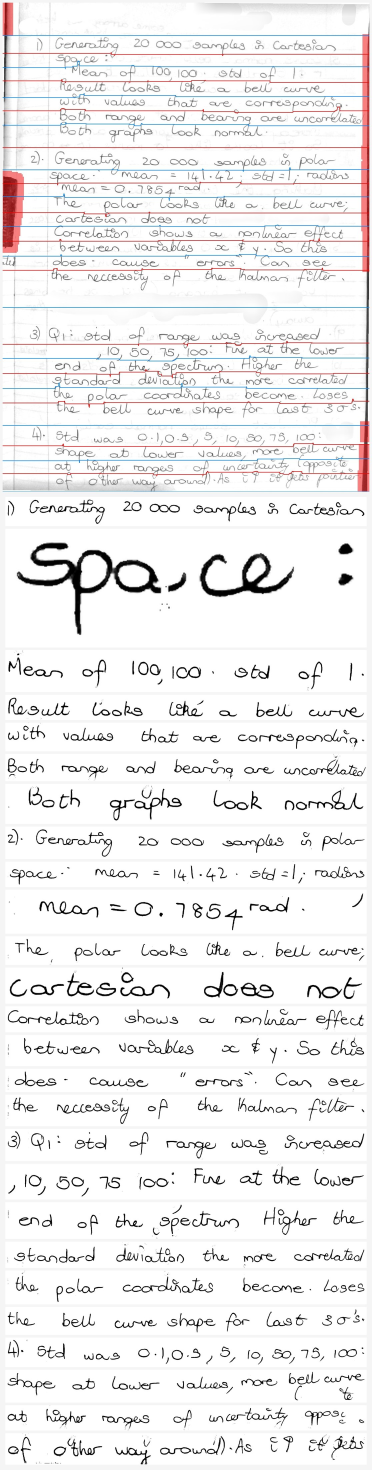
#> input picture Report/FullPipelineRun/images/seg_abhinav.jpg, 1116 x 4410 px (shown at 1/3 size); its folder holds only this picture in this run
$ python -i test_folder_150_alignment.py   (imports and definitions only)
#> lines starting #> are read from the running program, lines starting #| are printed output that depends on the picture; after the words box and inside, x2 and y2 are one past the last pixel; in counts of white or black regions, pixels touching at a corner belong together
"""
PROOF-OF-CONCEPT: no-LLM, width-based forced alignment between the known
printed-header words and each line's DETECTED WORD RUNS (ink blobs
separated by word-sized gaps -- same detection already used by
CountWordsFromInkColumns), instead of the old "estimate a word COUNT per
line, then hand out words proportionally" approach.

WHY THIS SHOULD BE BETTER THAN THE COUNT-BASED SPLITTER
---------------------------------------------------------
The old method (CountWordsFromInkColumns + SplitWordsIntoLines) throws away
information: it reduces each line down to a single integer (how many word
gaps it found), then distributes words across lines using ratios of those
integers. Two different lines that "look like 9 words" get treated
identically even if their actual ink widths are quite different.

This version keeps the actual per-run PIXEL WIDTHS (not just counts) and
aligns them against the known words' WIDTHS (estimated from character
count, calibrated per page) using a small dynamic-programming forced
alignment -- the same kind of technique used to align text to audio/ink
when the transcript is known but the segmentation isn't. It allows for
the run detector occasionally over-splitting a word (2 runs matched to 1
word) or under-splitting two touching words (1 run matched to 2 words),
which a pure per-line proportional split can't correct for at all.

NO OCR of handwriting, NO vision LLM calls anywhere in this script --
100% local, deterministic, and free. The only OCR involved is on the
clean PRINTED header text, which is reliable already.

WHAT THIS SCRIPT DOES
----------------------
Runs this alignment method on author folder 150 (the one hand-verified
folder), and directly compares its generated line text against the
hand-verified _labels.txt for every page -- exact line match count, plus
a word-level diff for any line that doesn't match exactly. Fully
read-only, writes no label files anywhere.

Usage:
    python test_folder_150_alignment.py
"""

import os
import re
from pathlib import Path

import numpy as np
from PIL import Image
import pytesseract

if os.name == 'nt':
    pytesseract.pytesseract.tesseract_cmd = r'C:\Program Files\Tesseract-OCR\tesseract.exe'


# =====================================================================
# Shared low-level pieces (same as FullLineBoxMaker.py)
# =====================================================================
def OtsuThreshold(grayImg):
    hist, _ = np.histogram(grayImg, bins=256, range=(0, 256))
    total = grayImg.size
    currentMax, bestThresh, sumB, sum1, wB = 0, 0, 0, np.dot(np.arange(256), hist), 0
    for t in range(256):
        wB += hist[t]
        if wB == 0: continue
        wF = total - wB
        if wF == 0: break
        sumB += t * hist[t]
        mB = sumB / wB
        mF = (sum1 - sumB) / wF
        varBetween = wB * wF * ((mB - mF) ** 2)
        if varBetween > currentMax:
            currentMax = varBetween
            bestThresh = t
    return (grayImg < bestThresh).astype(np.uint8) * 255


def LongestRun(boolRow):
    inkCols = np.where(boolRow)[0]
    if len(inkCols) == 0:
        return 0
    gaps = np.where(np.diff(inkCols) > 1)[0]
    starts = np.concatenate(([0], gaps + 1))
    ends = np.concatenate((gaps, [len(inkCols) - 1]))
    return int(np.max(inkCols[ends] - inkCols[starts] + 1))


def ClusterRows(rows, maxGap=5):
    if not rows:
        return []
    clusters, currGroup = [], [rows[0]]
    for i in range(1, len(rows)):
        if rows[i] <= rows[i - 1] + maxGap:
            currGroup.append(rows[i])
        else:
            clusters.append(int(np.mean(currGroup)))
            currGroup = [rows[i]]
    clusters.append(int(np.mean(currGroup)))
    return clusters


def FindRuleLineClusters(binaryImg, rawGrayscaleArray=None):
    h, w = binaryImg.shape
    ruleRows = []
    lineSource = rawGrayscaleArray if rawGrayscaleArray is not None else binaryImg
    for r in range(h):
        if rawGrayscaleArray is not None:
            row = lineSource[r, :] < 225
        else:
            row = lineSource[r, :] > 0
        if not np.any(row): continue
        if LongestRun(row) > w * 0.25 and np.sum(row) > w * 0.10:
            ruleRows.append(r)
    if not ruleRows:
        return []
    return ClusterRows(ruleRows, maxGap=8)


def DetectPageBounds(binaryImg, rawGrayscaleArray=None):
    h, w = binaryImg.shape
    clusters = FindRuleLineClusters(binaryImg, rawGrayscaleArray)
    topCandidates = [c for c in clusters if h * 0.12 < c < h * 0.40]
    botCandidates = [c for c in clusters if h * 0.55 < c < h * 0.92]
    topY = topCandidates[-1] + 8 if topCandidates else int(h * 0.12)
    botY = botCandidates[0] - 8 if botCandidates else int(h * 0.80)
    return topY, botY


def DetectHeaderTopY(binaryImg, rawGrayscaleArray, topY):
    h, _w = binaryImg.shape
    clusters = FindRuleLineClusters(binaryImg, rawGrayscaleArray)
    candidates = [c for c in clusters if h * 0.04 < c < (topY - 8)]
    if candidates:
        return max(candidates) + 8
    return int(h * 0.115)


def ExtractPrintedGroundTruth(rawGrayscaleArray, topY, headerTopY=None):
    h, w = rawGrayscaleArray.shape
    y1 = headerTopY if headerTopY is not None else int(h * 0.115)
    y2 = max(y1 + 10, topY - 8)
    x1 = int(w * 0.06)
    x2 = int(w * 0.94)
    printedRegion = rawGrayscaleArray[y1:y2, x1:x2]
    try:
        rawText = pytesseract.image_to_string(printedRegion, config='--psm 6')
        cleanText = rawText.replace('\n', ' ').strip()
        cleanText = re.sub(r'\bSentence\s+Database\b', ' ', cleanText, flags=re.IGNORECASE)
        cleanText = re.sub(r'\b[A-Z]?\d{2}-\d{3}[a-z]?\b', ' ', cleanText)
        cleanText = cleanText.replace('|', ' ').replace(' j ', ' ')
        words = [w.strip() for w in cleanText.split() if w.strip()]
        return words
    except Exception as e:
        print(f"  [OCR Warning] Could not extract printed text: {e}")
        return []


# [109 lines left out: functions ReadLabelLines, RemoveStraightFormLines, MergeUndersizedFragments, GetRawInkRuns, OtsuThreshold1D, MergeRunsByThreshold, not called in this run]


# =====================================================================
# NEW: page-level line/run extraction (positions only -- no image
# cropping needed for this proof-of-concept, since the box/preprocessing
# side is already verified correct)
# =====================================================================
def ExtractLineRuns(imgPath):
    rawImage = Image.open(imgPath)
#> rawImage is the input picture: PIL image 1116x4410 RGB; mean R, G, B 239.2, 238.2, 238.5
    RawGrayscaleArray = np.array(rawImage.convert('L'))
    h, w = RawGrayscaleArray.shape
#> h = 4410; w = 1116

    BinaryInvertedImage = OtsuThreshold(RawGrayscaleArray)
#> in OtsuThreshold, `hist, _ = np.histogram(grayImg, bins=256, range=(0, 256))`: hist = 256 values, max 2934707 at index 255, min 806 at index 49, mean 19224.8
#> in OtsuThreshold, `currentMax, bestThresh, sumB, sum1, wB = 0, 0, 0, np.dot(np.arange(256..`: currentMax = 0; sum1 = 1173994452; wB = 0
#> the loop in OtsuThreshold, `for t in range(256):` made 256 passes
#> (wB, wF, sumB, mB, mF, currentMax) on passes 1 to 12: (37579, 4883981, 0, 0, 240.4, 1.06e+16), (46859, 4874701, 9280, 0.198, 240.8, 1.32e+16), (55243, 4866317, 26048, 0.472, 241.2, 1.56e+16), (62407, 4859153, 47540, 0.762, 241.6, 1.76e+16), (68618, 4852942, 72384, 1.05, 241.9, 1.93e+16), (73939, 4847621, 98989, 1.34, 242.2, 2.08e+16), (78499, 4843061, 126349, 1.61, 242.4, 2.2e+16), (82344, 4839216, 153264, 1.86, 242.6, 2.31e+16), (85613, 4835947, 179416, 2.1, 242.7, 2.4e+16), (88503, 4833057, 205426, 2.32, 242.9, 2.47e+16), (90961, 4830599, 230006, 2.53, 243, 2.54e+16), (93235, 4828325, 255020, 2.74, 243.1, 2.6e+16)
#> (wB, wF, sumB, mB, mF, varBetween) on pass 99: (214511, 4707049, 7413748, 34.56, 247.8, 4.59e+16)
#> in OtsuThreshold, `return (grayImg < bestThresh).astype(np.uint8) * 255`:
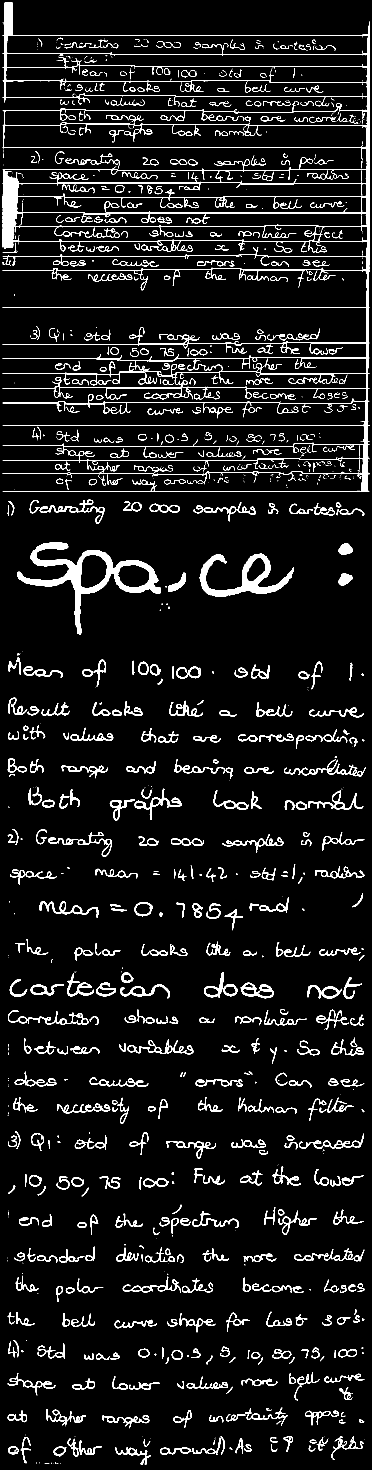
#> returned value: shape (4410, 1116) (shown at 1/3 size); 6.6% white; 1459 white regions (654 under 20 px), largest, box (x1, y1, x2, y2) and area: (8, 8, 1108, 1475) 89555, (51, 1628, 483, 1905) 20881, (599, 1659, 882, 1791) 10982
    topY, botY = DetectPageBounds(BinaryInvertedImage, RawGrayscaleArray)
#> the loop in ClusterRows, `for i in range(1, len(rows)):` made 89 passes
    headerTopY = DetectHeaderTopY(BinaryInvertedImage, RawGrayscaleArray, topY)
#> the loop in ClusterRows (call 2), `for i in range(1, len(rows)):` made 89 passes
    printedWords = ExtractPrintedGroundTruth(RawGrayscaleArray, topY, headerTopY)
#> in ExtractPrintedGroundTruth, `printedRegion = rawGrayscaleArray[y1:y2, x1:x2]`:
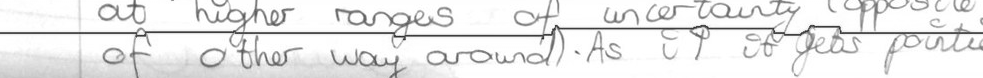
#> printedRegion: shape (78, 983); min 40, max 255, mean 234

    HANDWRITING_TOP_MARGIN = 15
    handwritingStartY = min(botY, topY + HANDWRITING_TOP_MARGIN)

    hwRegion = BinaryInvertedImage[handwritingStartY:botY, :].copy()
    regionH, regionW = hwRegion.shape
    hwRegion = RemoveStraightFormLines(hwRegion)

    colInkHeights = np.sum(hwRegion > 0, axis=0)
    vertLineCols = np.where(colInkHeights > regionH * 0.40)[0]
    hwRegion[:, vertLineCols] = 0
    hwRegion[:, :int(w * 0.07)] = 0
    hwRegion[:, int(w * 0.97):] = 0

    rowInkCount = np.sum(hwRegion > 0, axis=1)
    hasInk = rowInkCount > max(10, int(w * 0.006))

    pad1D = np.pad(hasInk, (3, 3), mode='constant')
    smoothedInk = np.zeros_like(hasInk)
    for dy in range(7):
        smoothedInk = np.logical_or(smoothedInk, pad1D[dy:dy + len(hasInk)])

    diff = np.diff(np.concatenate(([0], smoothedInk.astype(np.int8), [0])))
    lineStarts, lineEnds = np.where(diff == 1)[0], np.where(diff == -1)[0]
    rawLines = [(s, e) for s, e in zip(lineStarts, lineEnds) if (e - s) >= 8]

    mergedLines = []
    for line in rawLines:
        if not mergedLines:
            mergedLines.append(line)
        else:
            prevS, prevE = mergedLines[-1]
            currS, currE = line
            if (currS - prevE) < 18:
                mergedLines[-1] = (prevS, currE)
            else:
                mergedLines.append(line)
    mergedLines = MergeUndersizedFragments(mergedLines)

    # Pass 1: collect RAW ink runs (letter/letter-cluster blobs, no word
    # judgment yet) per line, plus every gap between consecutive raw runs
    # within a line -- gaps are collected across the WHOLE PAGE so the
    # word/letter cut point is calibrated from this page's own handwriting
    # size, not a fixed assumption.
    perLineRawRuns = []
    allGaps = []
    for (s, e) in mergedLines:
        lineBinary = hwRegion[max(0, s - 3):min(regionH, e + 3), :]
        colSum = np.sum(lineBinary > 0, axis=0)
        inkCols = np.where(colSum > 0)[0]
        rawRuns = GetRawInkRuns(inkCols)
        perLineRawRuns.append(rawRuns)
        for i in range(1, len(rawRuns)):
            allGaps.append(rawRuns[i][0] - rawRuns[i - 1][1])

    wordGapThreshold = OtsuThreshold1D(allGaps) if allGaps else 1

    # Pass 2: merge each line's raw runs into word-shaped runs using that
    # page-calibrated threshold.
    linesRuns = []
    for rawRuns in perLineRawRuns:
        wordRuns = MergeRunsByThreshold(rawRuns, wordGapThreshold)
        widths = [(r[1] - r[0] + 1) for r in wordRuns]
        linesRuns.append(widths)

    return linesRuns, printedWords


# =====================================================================
# NEW: forced alignment -- known words <-> detected word-runs, by width
# =====================================================================
# Rough relative character advance-widths (narrow letters like i/l/t vs
# wide ones like m/w), used INSTEAD of raw character count so word-width
# estimates -- and, critically, where inside a word to place a hyphen
# split -- account for real letterform width differences rather than
# assuming every character occupies the same pixel width. Approximate,
# proportional-font-style values; good enough to be much closer than
# uniform per-character width without needing to read any actual ink.
_NARROW = {'i': 0.28, 'j': 0.32, 'l': 0.30, 'f': 0.38, 't': 0.38, 'r': 0.42}
_PUNCT_WIDTHS = {
    '.': 0.28, ',': 0.28, "'": 0.24, '-': 0.35, '"': 0.4,
    '’': 0.24, '‘': 0.24, '“': 0.4, '”': 0.4,
    '(': 0.32, ')': 0.32, ';': 0.28, ':': 0.28,
}
_WIDE_LOWER = {'m': 0.92, 'w': 0.88}
_WIDE_UPPER = {'M': 1.0, 'W': 1.0}


# [12 lines left out: function CharWidth, not called in this run]


def WordWidthUnits(word):
    return sum(CharWidth(c) for c in word) if word else 0.0


# [177 lines left out: functions SplitWordByWidthFraction, AlignWordsToLines, not called in this run]


# =====================================================================
# Folder 150 proof run
# =====================================================================
SCRIPT_DIR = Path(__file__).resolve().parent
DEFAULT_DATA_DIR = SCRIPT_DIR.parents[1] / "Data" / "Datasets" / "IAMpages671" / "data" / "150"


# [56 lines left out: function main, not called in this run]


# [2 lines not run here, left out]

#> (the run stopped early here; a loop or call above may not have finished)

$ run again, on Report/FullPipelineRun/images/glyphs_owen.png
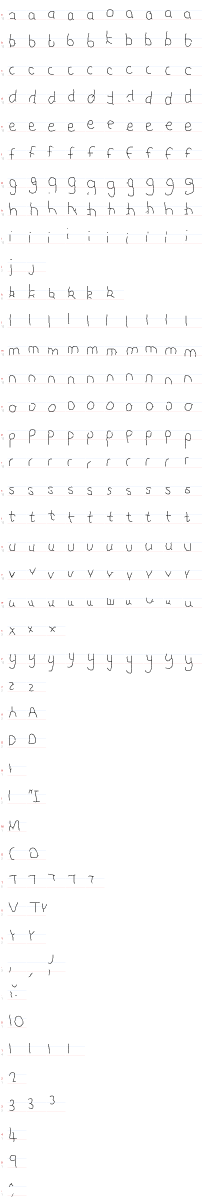
#> input picture Report/FullPipelineRun/images/glyphs_owen.png, 810 x 4816 px (shown at 1/4 size)
#> in ExtractLineRuns, rawImage is the input picture: PIL image 810x4816 RGB; mean R, G, B 252.2, 252, 252.1
#> hist = 256 values, max 3820926 at index 255, min 0 at index 1, mean 15238.1
#> in OtsuThreshold, `currentMax, bestThresh, sumB, sum1, wB = 0, 0, 0, np.dot(np.arange(256..`: currentMax = 0; sum1 = 983267091; wB = 0
#> the loop in OtsuThreshold, `for t in range(256):` made 256 passes
#> (wB, wF, sumB, mB, mF, currentMax) on passes 1, 62, 63, 64, 65, 66, 67, 68: (39516, 3861444, 0, 0, 254.6, 9.89e+15), (39519, 3861441, 183, 0.00463, 254.6, 9.89e+15), (39524, 3861436, 493, 0.0125, 254.6, 9.89e+15), (39525, 3861435, 556, 0.0141, 254.6, 9.9e+15), (39530, 3861430, 876, 0.0222, 254.6, 9.9e+15), (39539, 3861421, 1461, 0.037, 254.6, 9.9e+15), (39550, 3861410, 2187, 0.0553, 254.6, 9.9e+15), (39563, 3861397, 3058, 0.0773, 254.6, 9.9e+15)
#> after the loop in OtsuThreshold, `for t in range(256):`: bestThresh = 127; currentMax = 9.93e+15; sumB = 8930961; wB = 3900960
#> in OtsuThreshold, `return (grayImg < bestThresh).astype(np.uint8) * 255`:
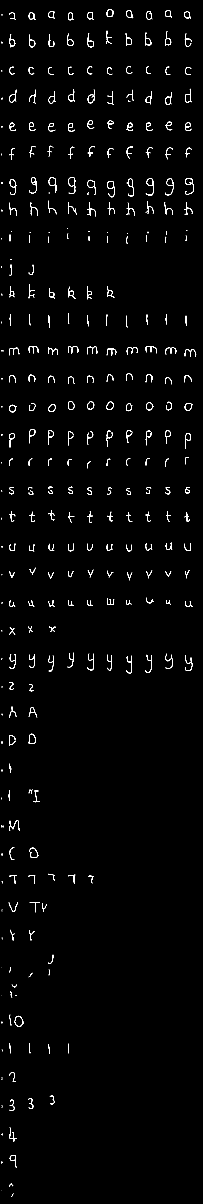
#> returned value: shape (4816, 810) (shown at 1/4 size); 1% white in thin lines or dots
#> the loop in FindRuleLineClusters, `for r in range(h):` made 4816 passes
#> (starts in LongestRun, ends in LongestRun) on passes 40, 43, 44: ([0], [14]), ([0, 2, 5, 16], [1, 4, 15, 26]), ([0, 2, 5, 19], [1, 4, 18, 33])
#> after the loop in FindRuleLineClusters, `for r in range(h):`: ruleRows = []
